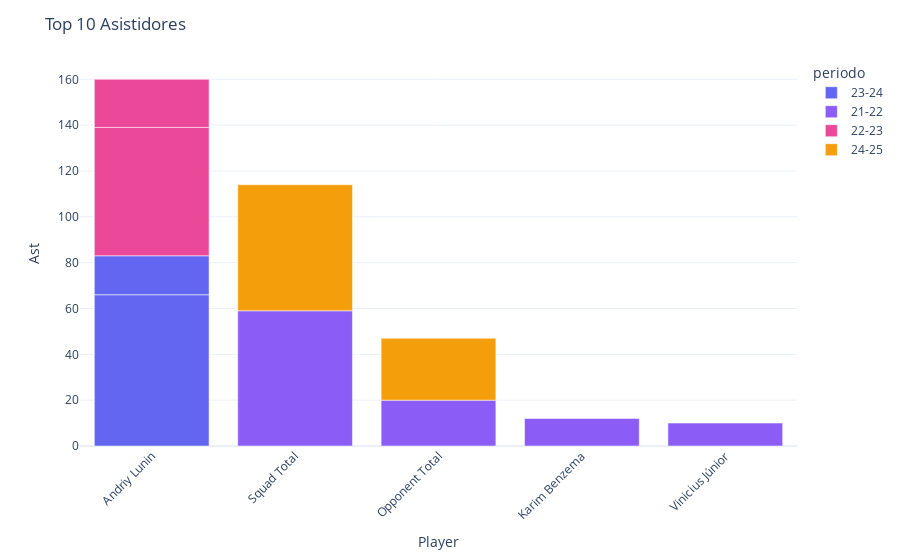

The cell this chart's notebook holds for it:
### Code cell
# Top 10 Asistidores
top_asistidores = df.nlargest(10, 'Ast')[['Player', 'periodo', 'Ast', 'Gls', 'G+A', 'MP']]
fig = px.bar(top_asistidores, x='Player', y='Ast', color='periodo',
            color_discrete_sequence=['#6366f1', '#8b5cf6', '#ec4899', '#f59e0b'])
fig.update_layout(title='Top 10 Asistidores', template='plotly_white', xaxis_tickangle=-45)
fig.show()
top_asistidores

### Figure 1 — Plotly figure (JSON) as saved in the notebook; plotly's stock layout.template omitted (floating-point values rounded to 4 significant figures)
{"data": [{"hovertemplate": "periodo=23-24<br>Player=%{x}<br>Ast=%{y}<extra></extra>", "legendgroup": "23-24", "marker": {"color": "#6366f1", "pattern": {"shape": ""}}, "name": "23-24", "orientation": "v", "showlegend": true, "textposition": "auto", "type": "bar", "x": ["Andriy Lunin", "Andriy Lunin"], "xaxis": "x", "y": [66.0, 17.0], "yaxis": "y"}, {"hovertemplate": "periodo=21-22<br>Player=%{x}<br>Ast=%{y}<extra></extra>", "legendgroup": "21-22", "marker": {"color": "#8b5cf6", "pattern": {"shape": ""}}, "name": "21-22", "orientation": "v", "showlegend": true, "textposition": "auto", "type": "bar", "x": ["Squad Total", "Opponent Total", "Karim Benzema", "Vinicius Júnior"], "xaxis": "x", "y": [59.0, 20.0, 12.0, 10.0], "yaxis": "y"}, {"hovertemplate": "periodo=22-23<br>Player=%{x}<br>Ast=%{y}<extra></extra>", "legendgroup": "22-23", "marker": {"color": "#ec4899", "pattern": {"shape": ""}}, "name": "22-23", "orientation": "v", "showlegend": true, "textposition": "auto", "type": "bar", "x": ["Andriy Lunin", "Andriy Lunin"], "xaxis": "x", "y": [56.0, 21.0], "yaxis": "y"}, {"hovertemplate": "periodo=24-25<br>Player=%{x}<br>Ast=%{y}<extra></extra>", "legendgroup": "24-25", "marker": {"color": "#f59e0b", "pattern": {"shape": ""}}, "name": "24-25", "orientation": "v", "showlegend": true, "textposition": "auto", "type": "bar", "x": ["Squad Total", "Opponent Total"], "xaxis": "x", "y": [55.0, 27.0], "yaxis": "y"}], "layout": {"barmode": "relative", "legend": {"title": {"text": "periodo"}, "tracegroupgap": 0}, "margin": {"t": 60}, "title": {"text": "Top 10 Asistidores"}, "xaxis": {"anchor": "y", "domain": [0, 1], "tickangle": -45, "title": {"text": "Player"}}, "yaxis": {"anchor": "x", "domain": [0, 1], "title": {"text": "Ast"}}}}
